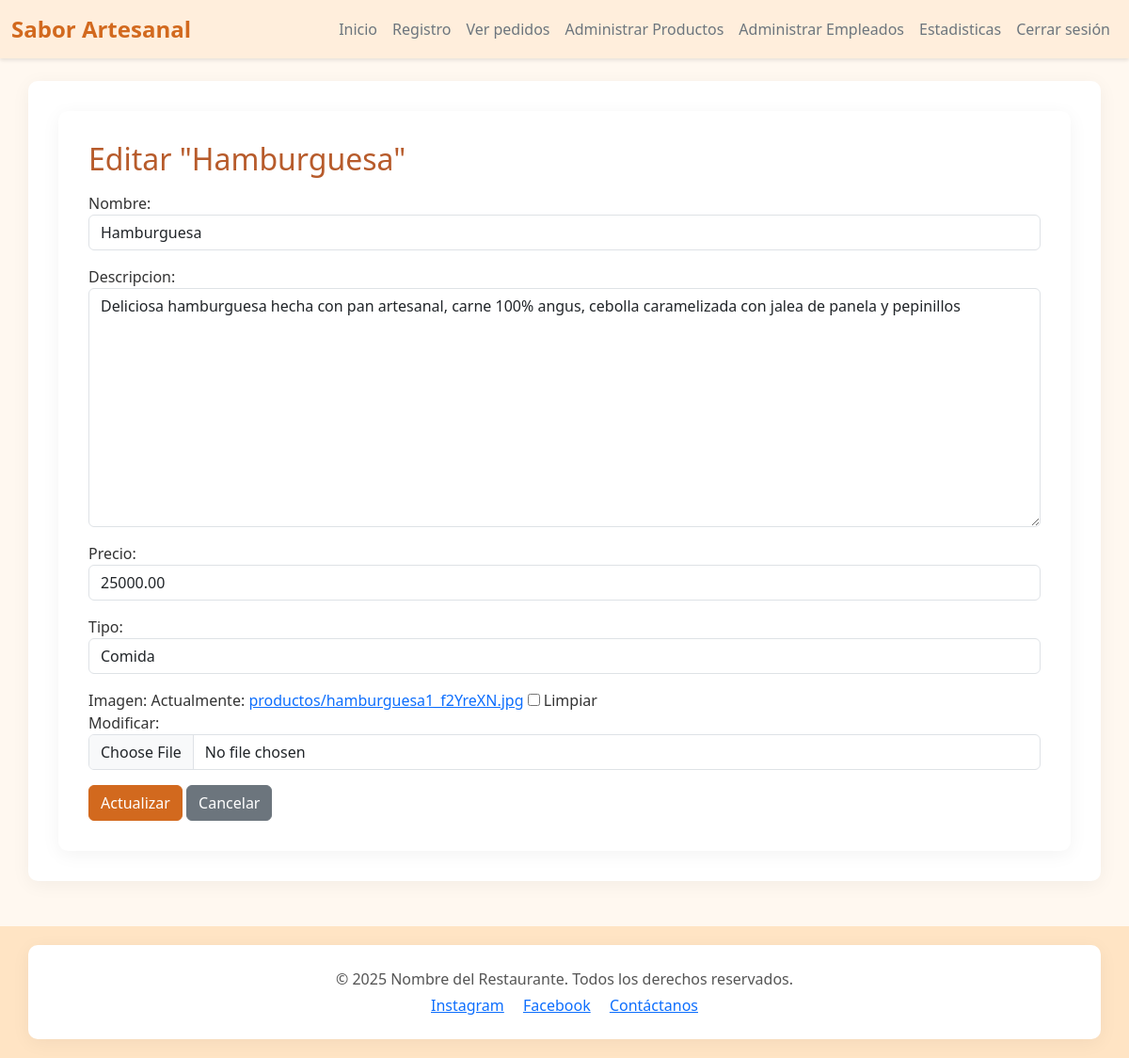
Screenshot of /editar_producto/4/ (signed in) with the database file from the repository.
### task/models.py (models this page shows, shortened)
class Producto(models.Model):
    nombre = models.CharField(max_length=255)
    descripcion = models.TextField()
    precio = models.DecimalField(max_digits=10, decimal_places=2)
    tipo = models.CharField(max_length=10, choices=TIPO_PRODUCTO)
    imagen = models.ImageField(upload_to='productos/', null =True, blank=True)

### task/views.py (the view)
# urls.py: path('editar_producto/<int:pk>/', views.editar_producto, name='editar_producto'),
@login_required
@user_passes_test(is_admin)
def editar_producto(request, pk):
    producto = get_object_or_404(Producto, pk=pk)
    if request.method == 'POST':
        form = ProductoForm(request.POST, request.FILES, instance=producto)
        if form.is_valid():
            form.save()
            return redirect('lista_productos')
    else:
        form = ProductoForm(instance=producto)
    return render(request, 'editar_producto.html', {'form': form, 'producto': producto})

### task/forms.py
class ProductoForm(forms.ModelForm):
    class Meta:
        model = Producto
        fields = ['nombre', 'descripcion', 'precio', 'tipo', 'imagen']
        widgets = {
            'nombre': forms.TextInput(attrs={'class': 'form-control'}),
            'descripcion': forms.Textarea(attrs={'class': 'form-control'}),
            'precio': forms.NumberInput(attrs={'class': 'form-control'}),
            'tipo': forms.Select(attrs={'class': 'form-control'}),
            'imagen': forms.ClearableFileInput(attrs={'class': 'form-control'}),
        }

### task/views.py (called while the page is built)
def is_admin(user):
    return user.groups.filter(name='administrador').exists()

### task/templates/editar_producto.html (shortened to what this page needs)
{% extends 'base.html' %}
{% block content %}
<div class="container">
    <h2>Editar "{{ form.instance.nombre }}"</h2>
    <form method="post" enctype="multipart/form-data">
        {{ form.as_p }}
        <button type="submit" class="btn btn-primary">Actualizar</button>
        <a href="{% url 'lista_productos' %}" class="btn btn-secondary">Cancelar</a>
    </form>
</div>
{% endblock %}

### task/static/css/styles.css (style rules this page uses)
body.body-estilo { font-family: 'Segoe UI', Tahoma, Geneva, Verdana, sans-serif; background-color: #fff8f0; color: #333; margin: 0; padding: 0; }
.container { padding: 2rem; background-color: #ffffff; border-radius: 10px; box-shadow: 0 4px 20px rgba(0, 0, 0, 0.05); }
h1, h2, h3 { color: #b75b2b; margin-bottom: 1rem; }
.btn-primary { background-color: #d2691e; border-color: #d2691e; }

### rows the page displays
Producto: instance.nombre "Hamburguesa", nombre "Hamburguesa", descripcion "Deliciosa hamburguesa hecha con pan artesanal, carne 100% angus, cebolla caramelizada con jalea de panela y pepinillos", precio "25000.00", tipo "Comida"
